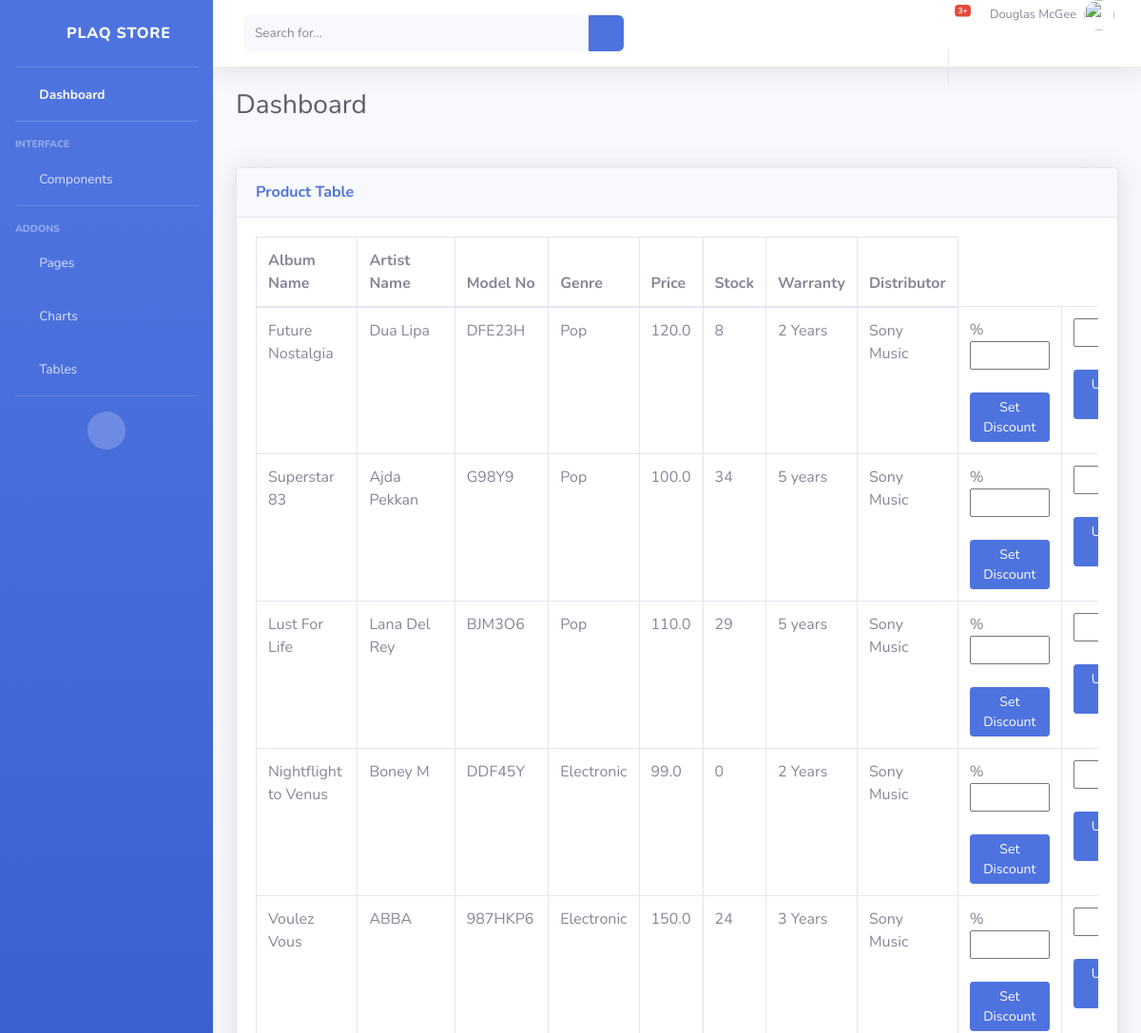
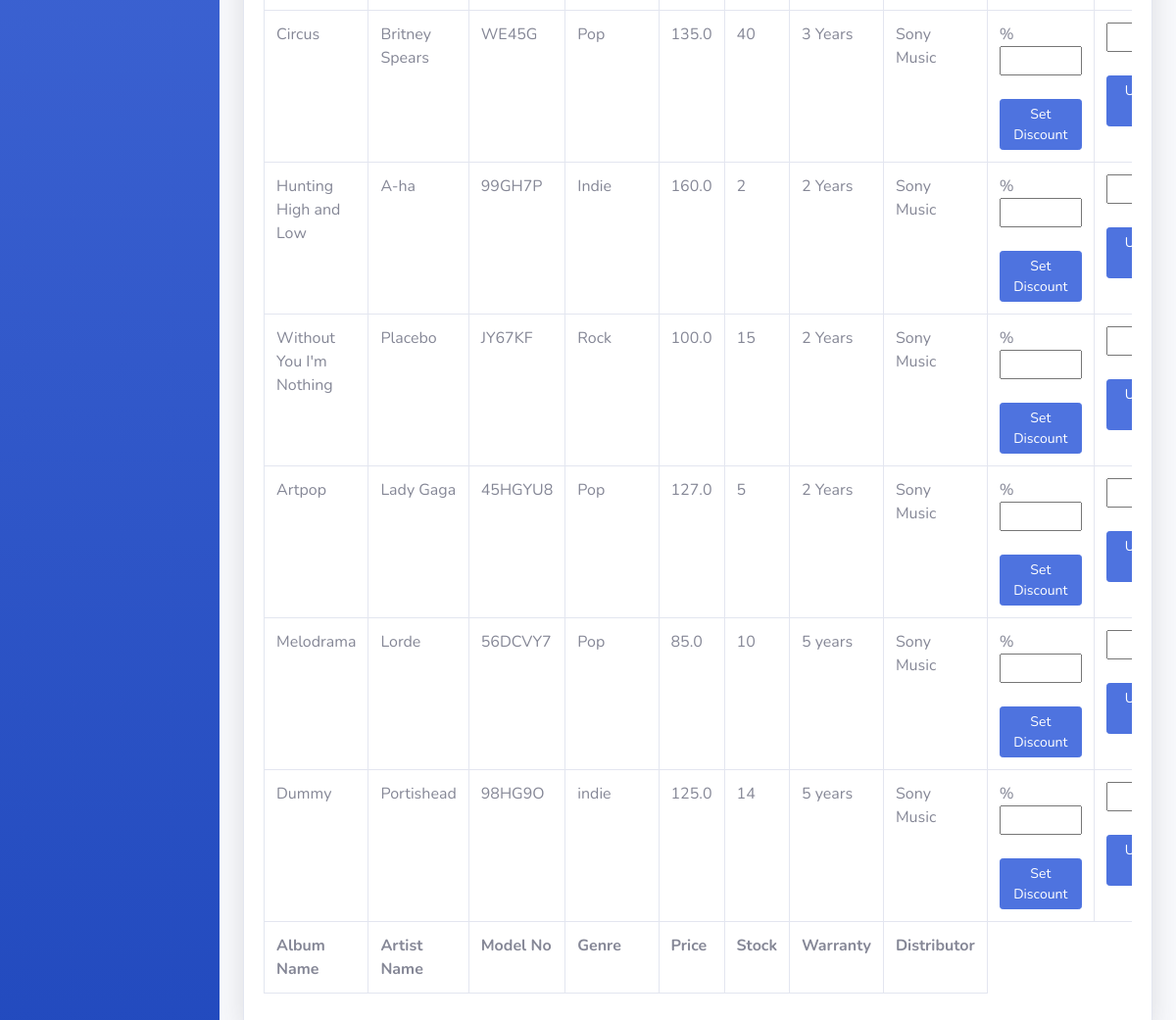
Screenshot of /sales-manager/ with the database file from the repository (2 pictures, top to bottom).
### store/models.py (models this page shows, shortened)
class Product(models.Model):
    model_no = models.CharField(max_length=200, blank=True, null=True)
    album_name = models.CharField(max_length=200, blank=False)
    artist_name = models.CharField(max_length=200, blank=False)
    description = models.CharField(max_length=500, blank=True, null=True)
    genre = models.CharField(max_length=200, blank=True, null=True)
    warranty = models.CharField(max_length=200, blank=True, null=True)
    distributor = models.CharField(max_length=200, blank=True, null=True)
    price = models.FloatField()
    stock = models.IntegerField(default=0, null=True, blank=True)
    onDiscount = models.BooleanField(default= False)
    image = models.ImageField(blank=True, null=True)

### sales_manager/views.py (the view)
# urls.py: path('sales-manager/', sales_mg.salesManager, name='sales-manager'),
def salesManager(request):
    products = Product.objects.all()
    context={'products': products}
    print("ZAAAAAAAAAA")
    return render(request, "sales_manager/sales-manager.html", context)

### sales_manager/templates/sales_manager/sales-manager.html (shortened to what this page needs)
{% include 'sales_manager/sales_manager_base.html' %}
{% load static %}
{%block content%}
<div class="card shadow mb-4">
    <div class="card-header py-3">
        <h6 class="m-0 font-weight-bold text-primary">Product Table</h6>
    </div>
    <div class="card-body">
        <div class="table-responsive">
            <table class="table table-bordered" id="dataTable" width="100%" cellspacing="0">
                <thead>
                    <tr>
                        <th>Album Name</th>
                        <th>Artist Name</th>
                        <th>Model No</th>
                        <th>Genre</th>
                        <th>Price</th>
                        <th>Stock</th>
                        <th>Warranty</th>
                        <th>Distributor</th>
                    </tr>
                </thead>
                <tfoot>
                    <tr>
                        <th>Album Name</th>
                        <th>Artist Name</th>
                        <th>Model No</th>
                        <th>Genre</th>
                        <th>Price</th>
                        <th>Stock</th>
                        <th>Warranty</th>
                        <th>Distributor</th>
                    </tr>
                </tfoot>
                <tbody>
                    {% for product in products %}
                    <tr>
                        <td>{{product.album_name}}</td>
                        <td>{{product.artist_name}}</td>
                        <td>{{product.model_no}}</td>
                        <td>{{product.genre}}</td>
                        <td>{{product.price}}</td>
                        <td>{{product.stock}}</td>
                        <td>{{product.warranty}}</td>
                        <td>{{product.distributor}}</td>
                        <form action = "/price-discount/" method='POST'>
                        <td>% <input name="discount" type = "text" href="" size="7" >
                            <button   data- type="submit" class="btn btn-sm btn-primary" href="">Set Discount </button></td>
                        </form>
                        <form action = "/price-update/" method='POST'>
                        <td><input name = "price" type = "text" href="" size="7">
                            <button   data- type="submit" class="btn btn-sm btn-primary" href="">Update Price </button></td>
                        </form>
                    </tr>
                    {% endfor %}
                </tbody>
            </table>
        </div>
    </div>
</div>
{%endblock content %}

### rows the page displays
Product: album_name "Future Nostalgia", artist_name "Dua Lipa", model_no "DFE23H", genre "Pop", price "120.0", stock "8", warranty "2 Years", distributor "Sony Music"
Product: album_name "Superstar 83", artist_name "Ajda Pekkan", model_no "G98Y9", genre "Pop", price "100.0", stock "34", warranty "5 years", distributor "Sony Music"
Product: album_name "Lust For Life", artist_name "Lana Del Rey", model_no "BJM3O6", genre "Pop", price "110.0", stock "29", warranty "5 years", distributor "Sony Music"
Product: album_name "Nightflight to Venus", artist_name "Boney M", model_no "DDF45Y", genre "Electronic", price "99.0", stock "0", warranty "2 Years", distributor "Sony Music"
Product: album_name "Voulez Vous", artist_name "ABBA", model_no "987HKP6", genre "Electronic", price "150.0", stock "24", warranty "3 Years", distributor "Sony Music"
Product: album_name "Circus", artist_name "Britney Spears", model_no "WE45G", genre "Pop", price "135.0", stock "40", warranty "3 Years", distributor "Sony Music"
Product: album_name "Hunting High and Low", artist_name "A-ha", model_no "99GH7P", genre "Indie", price "160.0", stock "2", warranty "2 Years", distributor "Sony Music"
Product: album_name "Without You I'm Nothing", artist_name "Placebo", model_no "JY67KF", genre "Rock", price "100.0", stock "15", warranty "2 Years", distributor "Sony Music"
Product: album_name "Artpop", artist_name "Lady Gaga", model_no "45HGYU8", genre "Pop", price "127.0", stock "5", warranty "2 Years", distributor "Sony Music"
Product: album_name "Melodrama", artist_name "Lorde", model_no "56DCVY7", genre "Pop", price "85.0", stock "10", warranty "5 years", distributor "Sony Music"
Product: album_name "Dummy", artist_name "Portishead", model_no "98HG9O", genre "indie", price "125.0", stock "14", warranty "5 years", distributor "Sony Music"
